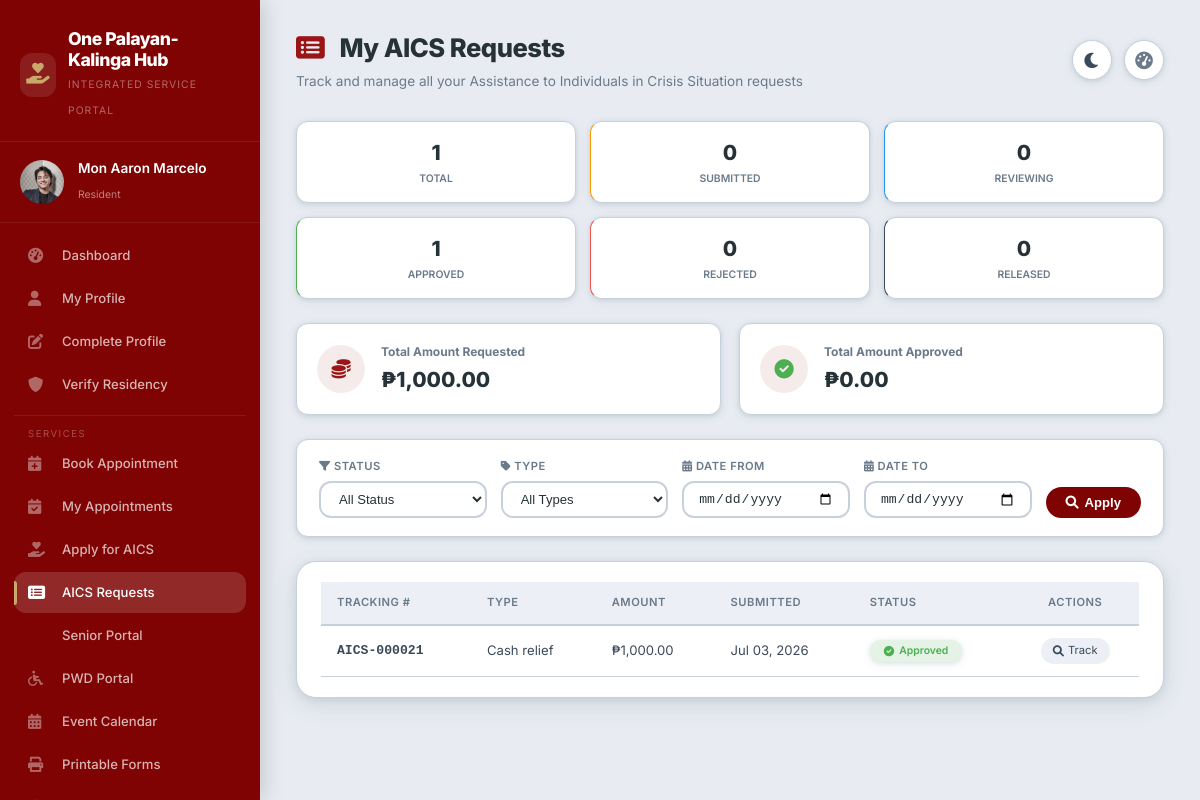
/aics-requests.php (signed in), run on an earlier commit of the app's database.
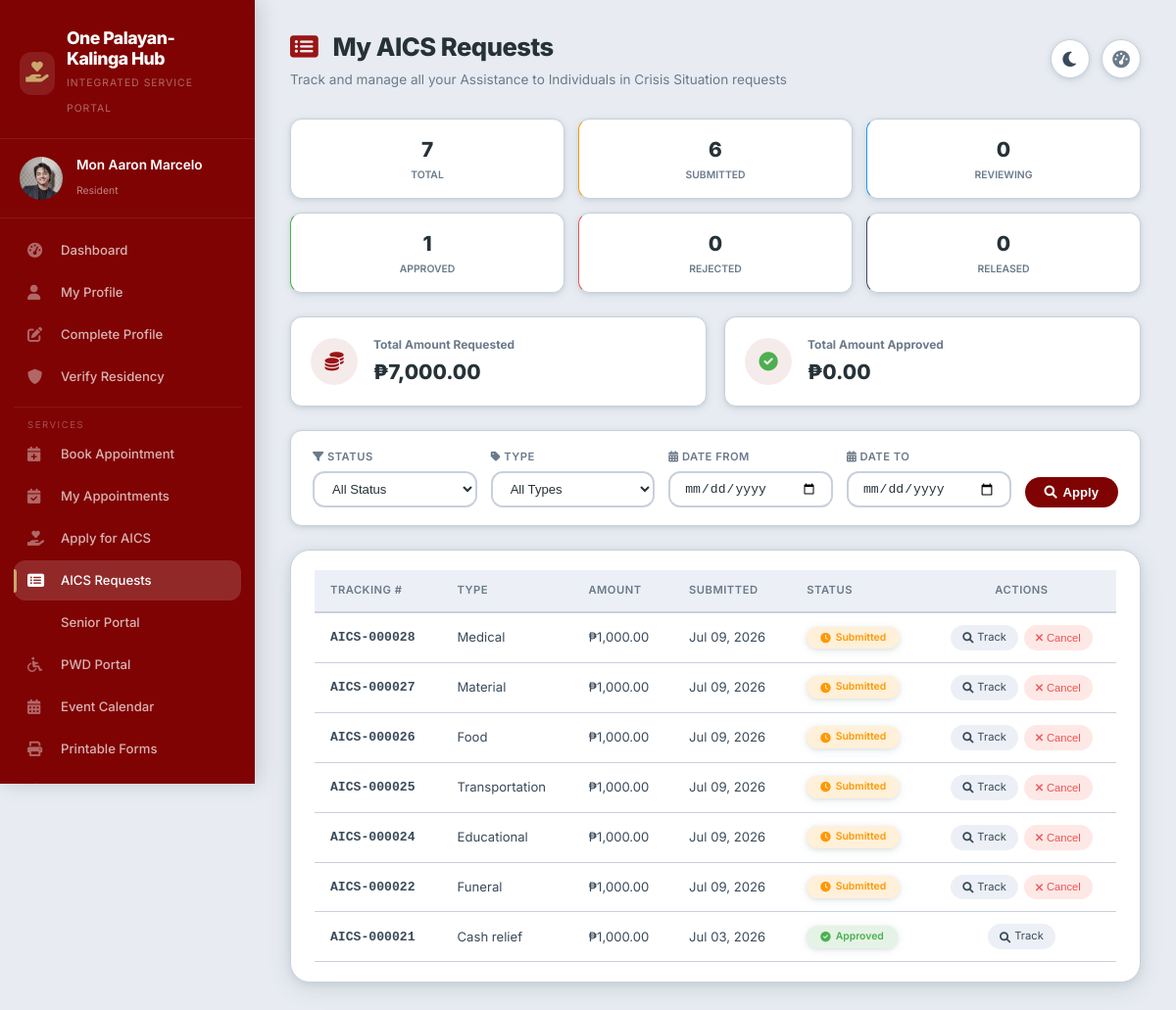
And on a later commit of the database.
### tables this page shows
CREATE TABLE `aics_requests` (
  `aics_id` int(11) NOT NULL,
  `user_id` int(11) NOT NULL,
  `request_type` enum('medical','funeral','educational','transportation','food','cash_relief','material') NOT NULL,
  `amount_requested` decimal(10,2) DEFAULT NULL,
  `amount_approved` decimal(10,2) DEFAULT NULL,
  `purpose` text DEFAULT NULL,
  `status` enum('submitted','reviewing','approved','rejected','released') DEFAULT 'submitted',
  `submission_date` timestamp NOT NULL DEFAULT current_timestamp(),
  `reviewed_by` int(11) DEFAULT NULL,
  `review_date` datetime DEFAULT NULL,
  `approved_by` int(11) DEFAULT NULL,
  `approval_date` datetime DEFAULT NULL,
  `release_date` datetime DEFAULT NULL,
  `rejection_reason` text DEFAULT NULL
);

### aics-requests.php (the view, shortened to what the changed rows need)
<?php
$database = new Database();
$db = $database->getConnection();
$query = "SELECT * FROM aics_requests
          WHERE user_id = :user_id";
$params = [':user_id' => $_SESSION['user_id']];
$query .= " ORDER BY submission_date DESC";
$stmt = $db->prepare($query);
foreach ($params as $key => $value) {
    $stmt->bindValue($key, $value);
}
$stmt->execute();
$stats_query = "SELECT
    COUNT(*) as total,
    SUM(CASE WHEN status = 'submitted' THEN 1 ELSE 0 END) as submitted,
    SUM(CASE WHEN status = 'reviewing' THEN 1 ELSE 0 END) as reviewing,
    SUM(CASE WHEN status = 'approved' THEN 1 ELSE 0 END) as approved,
    SUM(CASE WHEN status = 'rejected' THEN 1 ELSE 0 END) as rejected,
    SUM(CASE WHEN status = 'released' THEN 1 ELSE 0 END) as released,
    SUM(amount_requested) as total_amount,
    SUM(CASE WHEN status = 'approved' THEN amount_approved ELSE 0 END) as total_approved
    FROM aics_requests WHERE user_id = :user_id";
$stats_stmt = $db->prepare($stats_query);
$stats_stmt->bindParam(':user_id', $_SESSION['user_id']);
$stats_stmt->execute();
$stats = $stats_stmt->fetch(PDO::FETCH_ASSOC);
$dark_mode = isset($_COOKIE['dark_mode']) && $_COOKIE['dark_mode'] === 'enabled';
?>
<!DOCTYPE html>
<html lang="en" data-theme="<?php echo $dark_mode ? 'dark' : 'light'; ?>">
<head>
    <link rel="stylesheet" href="https://cdnjs.cloudflare.com/ajax/libs/font-awesome/6.0.0/css/all.min.css">
    <link rel="stylesheet" href="css/portal-layout.css">
</head>
<body>
    <div class="app-container">
        <div class="sidebar" id="sidebar">
            <div class="sidebar-header">
                <div class="logo-text">
                    <h2>One Palayan-Kalinga Hub</h2>
                </div>
            </div>
        </div>
        <div class="main-content">
            <div class="top-bar">
                <div class="top-bar-left">
                    <div class="page-title">
                        <h1><i class="fas fa-list-alt" style="color: var(--maroon-light); margin-right: 10px;"></i> My AICS Requests</h1>
                    </div>
                </div>
            </div>
        <div class="stats-grid">
            <div class="stat-card" onclick="window.location.href='aics-requests.php?status=all'">
                <div class="stat-number"><?php echo $stats['total'] ?? 0; ?></div>
                <div class="stat-label">Total</div>
            </div>
            <div class="stat-card submitted" onclick="window.location.href='aics-requests.php?status=submitted'">
                <div class="stat-number"><?php echo $stats['submitted'] ?? 0; ?></div>
                <div class="stat-label">Submitted</div>
            </div>
        </div>
        <div class="summary-cards">
            <div class="summary-card">
                <div class="summary-info">
                    <h4>Total Amount Requested</h4>
                    <h3>₱<?php echo number_format($stats['total_amount'] ?? 0, 2); ?></h3>
                </div>
            </div>
        </div>
        <?php if($stmt->rowCount() > 0): ?>
        <div class="table-container">
            <table class="requests-table">
                <thead>
                    <tr>
                        <th>Tracking #</th>
                        <th>Type</th>
                        <th>Amount</th>
                        <th>Submitted</th>
                        <th>Status</th>
                        <th style="text-align: center;">Actions</th>
                    </tr>
                </thead>
                <tbody>
                    <?php while($request = $stmt->fetch(PDO::FETCH_ASSOC)): ?>
                    <tr>
                        <td class="tracking-code">AICS-<?php echo str_pad($request['aics_id'], 6, '0', STR_PAD_LEFT); ?></td>
                        <td><?php echo ucfirst(str_replace('_', ' ', $request['request_type'])); ?></td>
                        <td>₱<?php echo number_format($request['amount_requested'], 2); ?></td>
                        <td><?php echo date('M d, Y', strtotime($request['submission_date'])); ?></td>
                        <td>
                            <span class="status-badge <?php echo $request['status']; ?>">
                                <i class="fas fa-<?php
                                    echo $request['status'] == 'submitted' ? 'clock' :
                                        ($request['status'] == 'reviewing' ? 'search' :
                                        ($request['status'] == 'approved' ? 'check-circle' :
                                        ($request['status'] == 'released' ? 'gift' : 'times-circle')));
                                ?>"></i>
                                <?php echo ucfirst($request['status']); ?>
                            </span>
                        </td>
                        <td style="text-align: center;">
                            <div class="action-buttons" style="justify-content: center;">
                                <a href="track-aics.php?tracking=AICS-<?php echo str_pad($request['aics_id'], 6, '0', STR_PAD_LEFT); ?>" class="btn-view">
                                    <i class="fas fa-search"></i> Track
                                </a>
                                <?php if($request['status'] == 'submitted' || $request['status'] == 'reviewing'): ?>
                                <button onclick="showCancelModal(<?php echo $request['aics_id']; ?>)" class="btn-cancel">
                                    <i class="fas fa-times"></i> Cancel
                                </button>
                                <?php endif; ?>
                            </div>
                        </td>
                    </tr>
                    <?php endwhile; ?>
                </tbody>
            </table>
        </div>
        <?php endif; ?>
    </div>
</div>
</body>
</html>

What changed in the data, as far as the page shows it:
added aics_requests: aics_id "000028", request_type "Medical", amount_requested "1,000.00", submission_date "Jul 09, 2026", status "Submitted"
added aics_requests: aics_id "000027", request_type "Material", amount_requested "1,000.00", submission_date "Jul 09, 2026", status "Submitted"
added aics_requests: aics_id "000026", request_type "Food", amount_requested "1,000.00", submission_date "Jul 09, 2026", status "Submitted"
added aics_requests: aics_id "000025", request_type "Transportation", amount_requested "1,000.00", submission_date "Jul 09, 2026", status "Submitted"
added aics_requests: aics_id "000024", request_type "Educational", amount_requested "1,000.00", submission_date "Jul 09, 2026", status "Submitted"
added aics_requests: aics_id "000022", request_type "Funeral", amount_requested "1,000.00", submission_date "Jul 09, 2026", status "Submitted"
Also different on the page:
$stats['total']: "1" → "7"
$stats['submitted']: "0" → "6"
$stats['total_amount']: "1,000.00" → "7,000.00"
